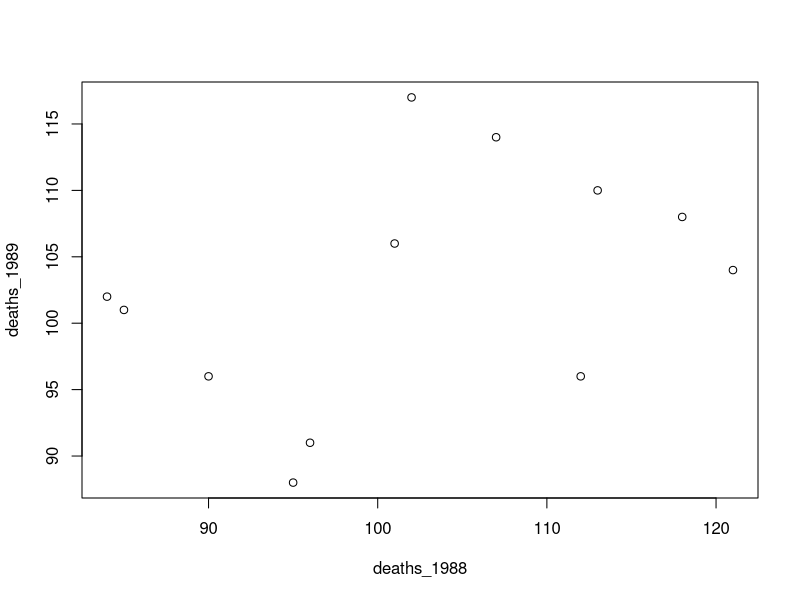

Reproduce this figure in R.
# Page No. 567
deaths_1988<-c(121,96,85,113,102,118,90,84,107,112,95,101)
deaths_1989<-c(104,91,101,110,117,108,96,102,114,96,88,106)
plot(deaths_1988,deaths_1989)
multi<-data.frame(deaths_1988,deaths_1989)
model <- lm(deaths_1989 ~ deaths_1988, data = multi)
print(summary(model)$coefficient)
b1=74.5893904
b0=0.2760844
cat(b0,"+x*",b1)